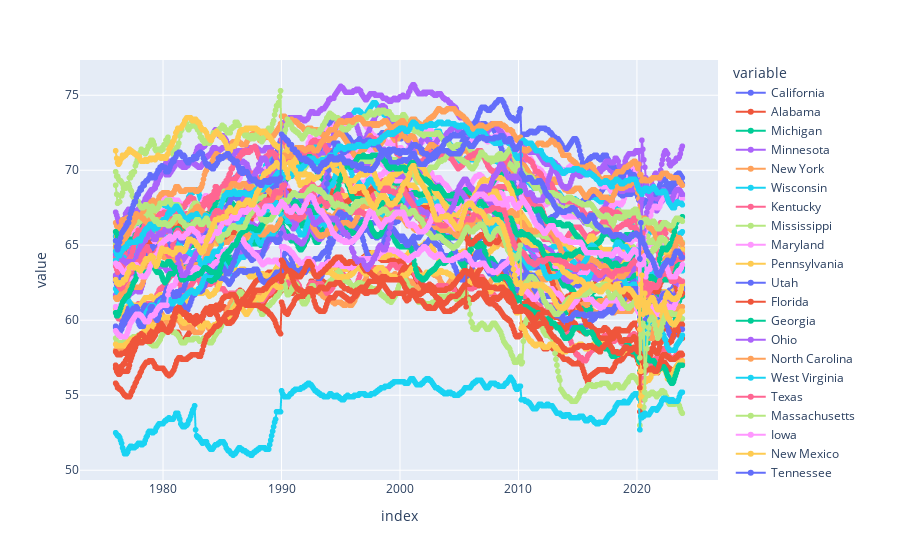

Notebook code for this chart:
### Code cell
px_fig = px.line(final_par_df, markers = True)
px_fig.show()

### Figure 1 — Plotly figure (JSON) as saved in the notebook; plotly's stock layout.template omitted (floating-point values rounded to 4 significant figures; data arrays with more than 128 entries replaced by an {"elided": "..."} marker saying what was removed)
{"data": [{"hovertemplate": "variable=California<br>index=%{x}<br>value=%{y}<extra></extra>", "legendgroup": "California", "line": {"color": "#636efa", "dash": "solid"}, "marker": {"symbol": "circle"}, "mode": "lines+markers", "name": "California", "showlegend": true, "type": "scattergl", "x": {"elided": "575 str values"}, "xaxis": "x", "y": {"elided": "575 float values"}, "yaxis": "y"}, {"hovertemplate": "variable=Alabama<br>index=%{x}<br>value=%{y}<extra></extra>", "legendgroup": "Alabama", "line": {"color": "#EF553B", "dash": "solid"}, "marker": {"symbol": "circle"}, "mode": "lines+markers", "name": "Alabama", "showlegend": true, "type": "scattergl", "x": {"elided": "575 str values"}, "xaxis": "x", "y": {"elided": "575 float values"}, "yaxis": "y"}, {"hovertemplate": "variable=Michigan<br>index=%{x}<br>value=%{y}<extra></extra>", "legendgroup": "Michigan", "line": {"color": "#00cc96", "dash": "solid"}, "marker": {"symbol": "circle"}, "mode": "lines+markers", "name": "Michigan", "showlegend": true, "type": "scattergl", "x": {"elided": "575 str values"}, "xaxis": "x", "y": {"elided": "575 float values"}, "yaxis": "y"}, {"hovertemplate": "variable=Minnesota<br>index=%{x}<br>value=%{y}<extra></extra>", "legendgroup": "Minnesota", "line": {"color": "#ab63fa", "dash": "solid"}, "marker": {"symbol": "circle"}, "mode": "lines+markers", "name": "Minnesota", "showlegend": true, "type": "scattergl", "x": {"elided": "575 str values"}, "xaxis": "x", "y": {"elided": "575 float values"}, "yaxis": "y"}, {"hovertemplate": "variable=New York<br>index=%{x}<br>value=%{y}<extra></extra>", "legendgroup": "New York", "line": {"color": "#FFA15A", "dash": "solid"}, "marker": {"symbol": "circle"}, "mode": "lines+markers", "name": "New York", "showlegend": true, "type": "scattergl", "x": {"elided": "575 str values"}, "xaxis": "x", "y": {"elided": "575 float values"}, "yaxis": "y"}, {"hovertemplate": "variable=Wisconsin<br>index=%{x}<br>value=%{y}<extra></extra>", "legendgroup": "Wisconsin", "line": {"color": "#19d3f3", "dash": "solid"}, "marker": {"symbol": "circle"}, "mode": "lines+markers", "name": "Wisconsin", "showlegend": true, "type": "scattergl", "x": {"elided": "575 str values"}, "xaxis": "x", "y": {"elided": "575 float values"}, "yaxis": "y"}, {"hovertemplate": "variable=Kentucky<br>index=%{x}<br>value=%{y}<extra></extra>", "legendgroup": "Kentucky", "line": {"color": "#FF6692", "dash": "solid"}, "marker": {"symbol": "circle"}, "mode": "lines+markers", "name": "Kentucky", "showlegend": true, "type": "scattergl", "x": {"elided": "575 str values"}, "xaxis": "x", "y": {"elided": "575 float values"}, "yaxis": "y"}, {"hovertemplate": "variable=Mississippi<br>index=%{x}<br>value=%{y}<extra></extra>", "legendgroup": "Mississippi", "line": {"color": "#B6E880", "dash": "solid"}, "marker": {"symbol": "circle"}, "mode": "lines+markers", "name": "Mississippi", "showlegend": true, "type": "scattergl", "x": {"elided": "575 str values"}, "xaxis": "x", "y": {"elided": "575 float values"}, "yaxis": "y"}, {"hovertemplate": "variable=Maryland<br>index=%{x}<br>value=%{y}<extra></extra>", "legendgroup": "Maryland", "line": {"color": "#FF97FF", "dash": "solid"}, "marker": {"symbol": "circle"}, "mode": "lines+markers", "name": "Maryland", "showlegend": true, "type": "scattergl", "x": {"elided": "575 str values"}, "xaxis": "x", "y": {"elided": "575 float values"}, "yaxis": "y"}, {"hovertemplate": "variable=Pennsylvania<br>index=%{x}<br>value=%{y}<extra></extra>", "legendgroup": "Pennsylvania", "line": {"color": "#FECB52", "dash": "solid"}, "marker": {"symbol": "circle"}, "mode": "lines+markers", "name": "Pennsylvania", "showlegend": true, "type": "scattergl", "x": {"elided": "575 str values"}, "xaxis": "x", "y": {"elided": "575 float values"}, "yaxis": "y"}, {"hovertemplate": "variable=Utah<br>index=%{x}<br>value=%{y}<extra></extra>", "legendgroup": "Utah", "line": {"color": "#636efa", "dash": "solid"}, "marker": {"symbol": "circle"}, "mode": "lines+markers", "name": "Utah", "showlegend": true, "type": "scattergl", "x": {"elided": "575 str values"}, "xaxis": "x", "y": {"elided": "575 float values"}, "yaxis": "y"}, {"hovertemplate": "variable=Florida<br>index=%{x}<br>value=%{y}<extra></extra>", "legendgroup": "Florida", "line": {"color": "#EF553B", "dash": "solid"}, "marker": {"symbol": "circle"}, "mode": "lines+markers", "name": "Florida", "showlegend": true, "type": "scattergl", "x": {"elided": "575 str values"}, "xaxis": "x", "y": {"elided": "575 float values"}, "yaxis": "y"}, {"hovertemplate": "variable=Georgia<br>index=%{x}<br>value=%{y}<extra></extra>", "legendgroup": "Georgia", "line": {"color": "#00cc96", "dash": "solid"}, "marker": {"symbol": "circle"}, "mode": "lines+markers", "name": "Georgia", "showlegend": true, "type": "scattergl", "x": {"elided": "575 str values"}, "xaxis": "x", "y": {"elided": "575 float values"}, "yaxis": "y"}, {"hovertemplate": "variable=Ohio<br>index=%{x}<br>value=%{y}<extra></extra>", "legendgroup": "Ohio", "line": {"color": "#ab63fa", "dash": "solid"}, "marker": {"symbol": "circle"}, "mode": "lines+markers", "name": "Ohio", "showlegend": true, "type": "scattergl", "x": {"elided": "575 str values"}, "xaxis": "x", "y": {"elided": "575 float values"}, "yaxis": "y"}, {"hovertemplate": "variable=North Carolina<br>index=%{x}<br>value=%{y}<extra></extra>", "legendgroup": "North Carolina", "line": {"color": "#FFA15A", "dash": "solid"}, "marker": {"symbol": "circle"}, "mode": "lines+markers", "name": "North Carolina", "showlegend": true, "type": "scattergl", "x": {"elided": "575 str values"}, "xaxis": "x", "y": {"elided": "575 float values"}, "yaxis": "y"}, {"hovertemplate": "variable=West Virginia<br>index=%{x}<br>value=%{y}<extra></extra>", "legendgroup": "West Virginia", "line": {"color": "#19d3f3", "dash": "solid"}, "marker": {"symbol": "circle"}, "mode": "lines+markers", "name": "West Virginia", "showlegend": true, "type": "scattergl", "x": {"elided": "575 str values"}, "xaxis": "x", "y": {"elided": "575 float values"}, "yaxis": "y"}, {"hovertemplate": "variable=Texas<br>index=%{x}<br>value=%{y}<extra></extra>", "legendgroup": "Texas", "line": {"color": "#FF6692", "dash": "solid"}, "marker": {"symbol": "circle"}, "mode": "lines+markers", "name": "Texas", "showlegend": true, "type": "scattergl", "x": {"elided": "575 str values"}, "xaxis": "x", "y": {"elided": "575 float values"}, "yaxis": "y"}, {"hovertemplate": "variable=Massachusetts<br>index=%{x}<br>value=%{y}<extra></extra>", "legendgroup": "Massachusetts", "line": {"color": "#B6E880", "dash": "solid"}, "marker": {"symbol": "circle"}, "mode": "lines+markers", "name": "Massachusetts", "showlegend": true, "type": "scattergl", "x": {"elided": "575 str values"}, "xaxis": "x", "y": {"elided": "575 float values"}, "yaxis": "y"}, {"hovertemplate": "variable=Iowa<br>index=%{x}<br>value=%{y}<extra></extra>", "legendgroup": "Iowa", "line": {"color": "#FF97FF", "dash": "solid"}, "marker": {"symbol": "circle"}, "mode": "lines+markers", "name": "Iowa", "showlegend": true, "type": "scattergl", "x": {"elided": "575 str values"}, "xaxis": "x", "y": {"elided": "575 float values"}, "yaxis": "y"}, {"hovertemplate": "variable=New Mexico<br>index=%{x}<br>value=%{y}<extra></extra>", "legendgroup": "New Mexico", "line": {"color": "#FECB52", "dash": "solid"}, "marker": {"symbol": "circle"}, "mode": "lines+markers", "name": "New Mexico", "showlegend": true, "type": "scattergl", "x": {"elided": "575 str values"}, "xaxis": "x", "y": {"elided": "575 float values"}, "yaxis": "y"}, {"hovertemplate": "variable=Tennessee<br>index=%{x}<br>value=%{y}<extra></extra>", "legendgroup": "Tennessee", "line": {"color": "#636efa", "dash": "solid"}, "marker": {"symbol": "circle"}, "mode": "lines+markers", "name": "Tennessee", "showlegend": true, "type": "scattergl", "x": {"elided": "575 str values"}, "xaxis": "x", "y": {"elided": "575 float values"}, "yaxis": "y"}, {"hovertemplate": "variable=Louisiana<br>index=%{x}<br>value=%{y}<extra></extra>", "legendgroup": "Louisiana", "line": {"color": "#EF553B", "dash": "solid"}, "marker": {"symbol": "circle"}, "mode": "lines+markers", "name": "Louisiana", "showlegend": true, "type": "scattergl", "x": {"elided": "575 str values"}, "xaxis": "x", "y": {"elided": "575 float values"}, "yaxis": "y"}, {"hovertemplate": "variable=South Carolina<br>index=%{x}<br>value=%{y}<extra></extra>", "legendgroup": "South Carolina", "line": {"color": "#00cc96", "dash": "solid"}, "marker": {"symbol": "circle"}, "mode": "lines+markers", "name": "South Carolina", "showlegend": true, "type": "scattergl", "x": {"elided": "575 str values"}, "xaxis": "x", "y": {"elided": "575 float values"}, "yaxis": "y"}, {"hovertemplate": "variable=Colorado<br>index=%{x}<br>value=%{y}<extra></extra>", "legendgroup": "Colorado", "line": {"color": "#ab63fa", "dash": "solid"}, "marker": {"symbol": "circle"}, "mode": "lines+markers", "name": "Colorado", "showlegend": true, "type": "scattergl", "x": {"elided": "575 str values"}, "xaxis": "x", "y": {"elided": "575 float values"}, "yaxis": "y"}, {"hovertemplate": "variable=New Hampshire<br>index=%{x}<br>value=%{y}<extra></extra>", "legendgroup": "New Hampshire", "line": {"color": "#FFA15A", "dash": "solid"}, "marker": {"symbol": "circle"}, "mode": "lines+markers", "name": "New Hampshire", "showlegend": true, "type": "scattergl", "x": {"elided": "575 str values"}, "xaxis": "x", "y": {"elided": "575 float values"}, "yaxis": "y"}, {"hovertemplate": "variable=Maine<br>index=%{x}<br>value=%{y}<extra></extra>", "legendgroup": "Maine", "line": {"color": "#19d3f3", "dash": "solid"}, "marker": {"symbol": "circle"}, "mode": "lines+markers", "name": "Maine", "showlegend": true, "type": "scattergl", "x": {"elided": "575 str values"}, "xaxis": "x", "y": {"elided": "575 float values"}, "yaxis": "y"}, {"hovertemplate": "variable=Connecticut<br>index=%{x}<br>value=%{y}<extra></extra>", "legendgroup": "Connecticut", "line": {"color": "#FF6692", "dash": "solid"}, "marker": {"symbol": "circle"}, "mode": "lines+markers", "name": "Connecticut", "showlegend": true, "type": "scattergl", "x": {"elided": "575 str values"}, "xaxis": "x", "y": {"elided": "575 float values"}, "yaxis": "y"}, {"hovertemplate": "variable=Alaska<br>index=%{x}<br>value=%{y}<extra></extra>", "legendgroup": "Alaska", "line": {"color": "#B6E880", "dash": "solid"}, "marker": {"symbol": "circle"}, "mode": "lines+markers", "name": "Alaska", "showlegend": true, "type": "scattergl", "x": {"elided": "575 str values"}, "xaxis": "x", "y": {"elided": "575 float values"}, "yaxis": "y"}, {"hovertemplate": "variable=Washington<br>index=%{x}<br>value=%{y}<extra></extra>", "legendgroup": "Washington", "line": {"color": "#FF97FF", "dash": "solid"}, "marker": {"symbol": "circle"}, "mode": "lines+markers", "name": "Washington", "showlegend": true, "type": "scattergl", "x": {"elided": "575 str values"}, "xaxis": "x", "y": {"elided": "575 float values"}, "yaxis": "y"}, {"hovertemplate": "variable=Illinois<br>index=%{x}<br>value=%{y}<extra></extra>", "legendgroup": "Illinois", "line": {"color": "#FECB52", "dash": "solid"}, "marker": {"symbol": "circle"}, "mode": "lines+markers", "name": "Illinois", "showlegend": true, "type": "scattergl", "x": {"elided": "575 str values"}, "xaxis": "x", "y": {"elided": "575 float values"}, "yaxis": "y"}, {"hovertemplate": "variable=Arizona<br>index=%{x}<br>value=%{y}<extra></extra>", "legendgroup": "Arizona", "line": {"color": "#636efa", "dash": "solid"}, "marker": {"symbol": "circle"}, "mode": "lines+markers", "name": "Arizona", "showlegend": true, "type": "scattergl", "x": {"elided": "575 str values"}, "xaxis": "x", "y": {"elided": "575 float values"}, "yaxis": "y"}, {"hovertemplate": "variable=Oregon<br>index=%{x}<br>value=%{y}<extra></extra>", "legendgroup": "Oregon", "line": {"color": "#EF553B", "dash": "solid"}, "marker": {"symbol": "circle"}, "mode": "lines+markers", "name": "Oregon", "showlegend": true, "type": "scattergl", "x": {"elided": "575 str values"}, "xaxis": "x", "y": {"elided": "575 float values"}, "yaxis": "y"}, {"hovertemplate": "variable=Virginia<br>index=%{x}<br>value=%{y}<extra></extra>", "legendgroup": "Virginia", "line": {"color": "#00cc96", "dash": "solid"}, "marker": {"symbol": "circle"}, "mode": "lines+markers", "name": "Virginia", "showlegend": true, "type": "scattergl", "x": {"elided": "575 str values"}, "xaxis": "x", "y": {"elided": "575 float values"}, "yaxis": "y"}, {"hovertemplate": "variable=Idaho<br>index=%{x}<br>value=%{y}<extra></extra>", "legendgroup": "Idaho", "line": {"color": "#ab63fa", "dash": "solid"}, "marker": {"symbol": "circle"}, "mode": "lines+markers", "name": "Idaho", "showlegend": true, "type": "scattergl", "x": {"elided": "575 str values"}, "xaxis": "x", "y": {"elided": "575 float values"}, "yaxis": "y"}, {"hovertemplate": "variable=New Jersey<br>index=%{x}<br>value=%{y}<extra></extra>", "legendgroup": "New Jersey", "line": {"color": "#FFA15A", "dash": "solid"}, "marker": {"symbol": "circle"}, "mode": "lines+markers", "name": "New Jersey", "showlegend": true, "type": "scattergl", "x": {"elided": "575 str values"}, "xaxis": "x", "y": {"elided": "575 float values"}, "yaxis": "y"}, {"hovertemplate": "variable=Indiana<br>index=%{x}<br>value=%{y}<extra></extra>", "legendgroup": "Indiana", "line": {"color": "#19d3f3", "dash": "solid"}, "marker": {"symbol": "circle"}, "mode": "lines+markers", "name": "Indiana", "showlegend": true, "type": "scattergl", "x": {"elided": "575 str values"}, "xaxis": "x", "y": {"elided": "575 float values"}, "yaxis": "y"}, {"hovertemplate": "variable=Vermont<br>index=%{x}<br>value=%{y}<extra></extra>", "legendgroup": "Vermont", "line": {"color": "#FF6692", "dash": "solid"}, "marker": {"symbol": "circle"}, "mode": "lines+markers", "name": "Vermont", "showlegend": true, "type": "scattergl", "x": {"elided": "575 str values"}, "xaxis": "x", "y": {"elided": "575 float values"}, "yaxis": "y"}, {"hovertemplate": "variable=Kansas<br>index=%{x}<br>value=%{y}<extra></extra>", "legendgroup": "Kansas", "line": {"color": "#B6E880", "dash": "solid"}, "marker": {"symbol": "circle"}, "mode": "lines+markers", "name": "Kansas", "showlegend": true, "type": "scattergl", "x": {"elided": "575 str values"}, "xaxis": "x", "y": {"elided": "575 float values"}, "yaxis": "y"}, {"hovertemplate": "variable=Oklahoma<br>index=%{x}<br>value=%{y}<extra></extra>", "legendgroup": "Oklahoma", "line": {"color": "#FF97FF", "dash": "solid"}, "marker": {"symbol": "circle"}, "mode": "lines+markers", "name": "Oklahoma", "showlegend": true, "type": "scattergl", "x": {"elided": "575 str values"}, "xaxis": "x", "y": {"elided": "575 float values"}, "yaxis": "y"}, {"hovertemplate": "variable=Nevada<br>index=%{x}<br>value=%{y}<extra></extra>", "legendgroup": "Nevada", "line": {"color": "#FECB52", "dash": "solid"}, "marker": {"symbol": "circle"}, "mode": "lines+markers", "name": "Nevada", "showlegend": true, "type": "scattergl", "x": {"elided": "575 str values"}, "xaxis": "x", "y": {"elided": "575 float values"}, "yaxis": "y"}, {"hovertemplate": "variable=North Dakota<br>index=%{x}<br>value=%{y}<extra></extra>", "legendgroup": "North Dakota", "line": {"color": "#636efa", "dash": "solid"}, "marker": {"symbol": "circle"}, "mode": "lines+markers", "name": "North Dakota", "showlegend": true, "type": "scattergl", "x": {"elided": "575 str values"}, "xaxis": "x", "y": {"elided": "575 float values"}, "yaxis": "y"}, {"hovertemplate": "variable=Arkansas<br>index=%{x}<br>value=%{y}<extra></extra>", "legendgroup": "Arkansas", "line": {"color": "#EF553B", "dash": "solid"}, "marker": {"symbol": "circle"}, "mode": "lines+markers", "name": "Arkansas", "showlegend": true, "type": "scattergl", "x": {"elided": "575 str values"}, "xaxis": "x", "y": {"elided": "575 float values"}, "yaxis": "y"}, {"hovertemplate": "variable=Missouri<br>index=%{x}<br>value=%{y}<extra></extra>", "legendgroup": "Missouri", "line": {"color": "#00cc96", "dash": "solid"}, "marker": {"symbol": "circle"}, "mode": "lines+markers", "name": "Missouri", "showlegend": true, "type": "scattergl", "x": {"elided": "575 str values"}, "xaxis": "x", "y": {"elided": "575 float values"}, "yaxis": "y"}, {"hovertemplate": "variable=District Of Columbia<br>index=%{x}<br>value=%{y}<extra></extra>", "legendgroup": "District Of Columbia", "line": {"color": "#ab63fa", "dash": "solid"}, "marker": {"symbol": "circle"}, "mode": "lines+markers", "name": "District Of Columbia", "showlegend": true, "type": "scattergl", "x": {"elided": "575 str values"}, "xaxis": "x", "y": {"elided": "575 float values"}, "yaxis": "y"}, {"hovertemplate": "variable=Nebraska<br>index=%{x}<br>value=%{y}<extra></extra>", "legendgroup": "Nebraska", "line": {"color": "#FFA15A", "dash": "solid"}, "marker": {"symbol": "circle"}, "mode": "lines+markers", "name": "Nebraska", "showlegend": true, "type": "scattergl", "x": {"elided": "575 str values"}, "xaxis": "x", "y": {"elided": "575 float values"}, "yaxis": "y"}, {"hovertemplate": "variable=South Dakota<br>index=%{x}<br>value=%{y}<extra></extra>", "legendgroup": "South Dakota", "line": {"color": "#19d3f3", "dash": "solid"}, "marker": {"symbol": "circle"}, "mode": "lines+markers", "name": "South Dakota", "showlegend": true, "type": "scattergl", "x": {"elided": "575 str values"}, "xaxis": "x", "y": {"elided": "575 float values"}, "yaxis": "y"}, {"hovertemplate": "variable=Montana<br>index=%{x}<br>value=%{y}<extra></extra>", "legendgroup": "Montana", "line": {"color": "#FF6692", "dash": "solid"}, "marker": {"symbol": "circle"}, "mode": "lines+markers", "name": "Montana", "showlegend": true, "type": "scattergl", "x": {"elided": "575 str values"}, "xaxis": "x", "y": {"elided": "575 float values"}, "yaxis": "y"}, {"hovertemplate": "variable=Hawaii<br>index=%{x}<br>value=%{y}<extra></extra>", "legendgroup": "Hawaii", "line": {"color": "#B6E880", "dash": "solid"}, "marker": {"symbol": "circle"}, "mode": "lines+markers", "name": "Hawaii", "showlegend": true, "type": "scattergl", "x": {"elided": "575 str values"}, "xaxis": "x", "y": {"elided": "575 float values"}, "yaxis": "y"}, {"hovertemplate": "variable=Rhode Island<br>index=%{x}<br>value=%{y}<extra></extra>", "legendgroup": "Rhode Island", "line": {"color": "#FF97FF", "dash": "solid"}, "marker": {"symbol": "circle"}, "mode": "lines+markers", "name": "Rhode Island", "showlegend": true, "type": "scattergl", "x": {"elided": "575 str values"}, "xaxis": "x", "y": {"elided": "575 float values"}, "yaxis": "y"}, {"hovertemplate": "variable=Delaware<br>index=%{x}<br>value=%{y}<extra></extra>", "legendgroup": "Delaware", "line": {"color": "#FECB52", "dash": "solid"}, "marker": {"symbol": "circle"}, "mode": "lines+markers", "name": "Delaware", "showlegend": true, "type": "scattergl", "x": {"elided": "575 str values"}, "xaxis": "x", "y": {"elided": "575 float values"}, "yaxis": "y"}, {"hovertemplate": "variable=Wyoming<br>index=%{x}<br>value=%{y}<extra></extra>", "legendgroup": "Wyoming", "line": {"color": "#636efa", "dash": "solid"}, "marker": {"symbol": "circle"}, "mode": "lines+markers", "name": "Wyoming", "showlegend": true, "type": "scattergl", "x": {"elided": "575 str values"}, "xaxis": "x", "y": {"elided": "575 float values"}, "yaxis": "y"}], "layout": {"legend": {"title": {"text": "variable"}, "tracegroupgap": 0}, "margin": {"t": 60}, "xaxis": {"anchor": "y", "domain": [0, 1], "title": {"text": "index"}}, "yaxis": {"anchor": "x", "domain": [0, 1], "title": {"text": "value"}}}}
